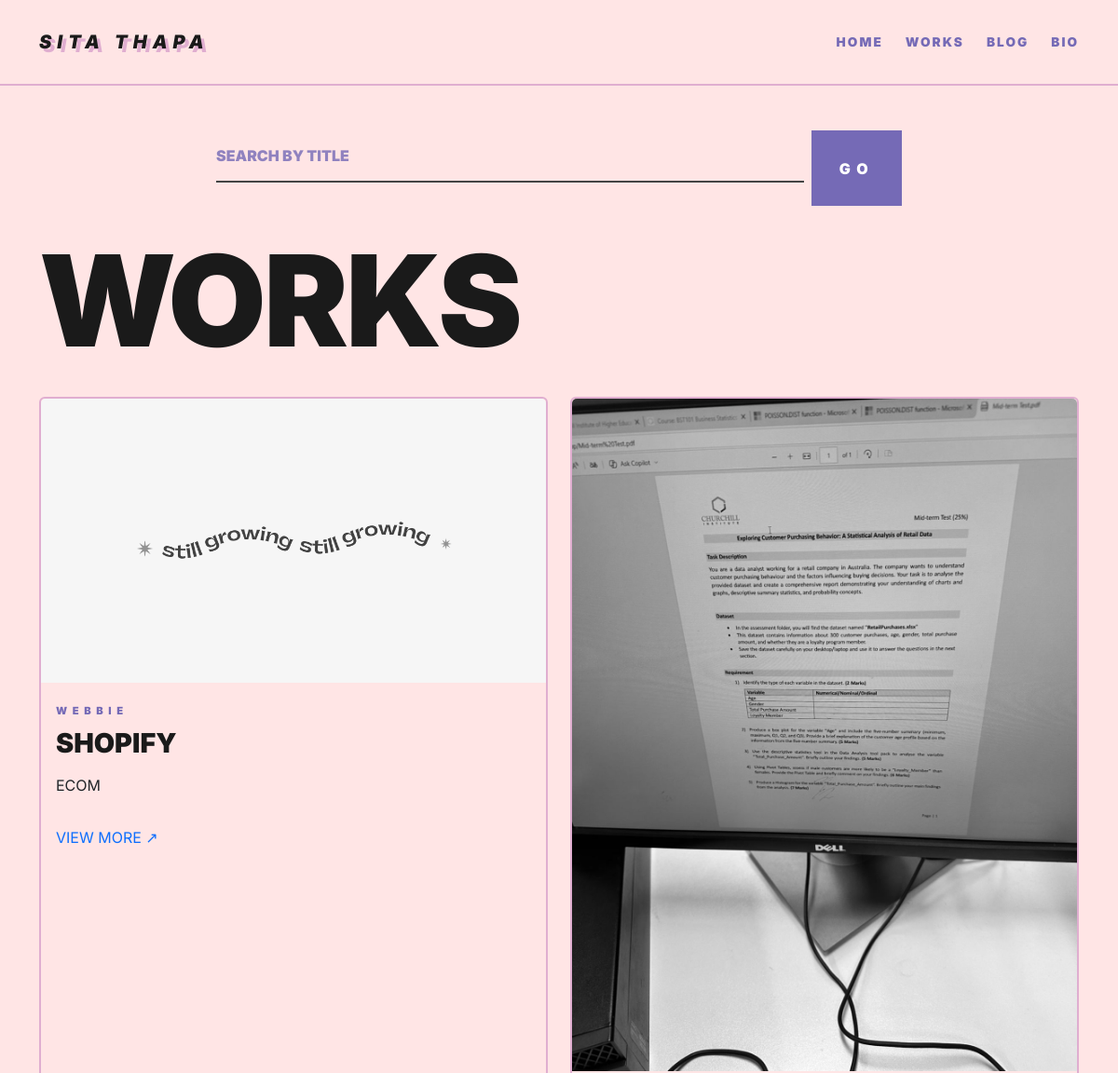
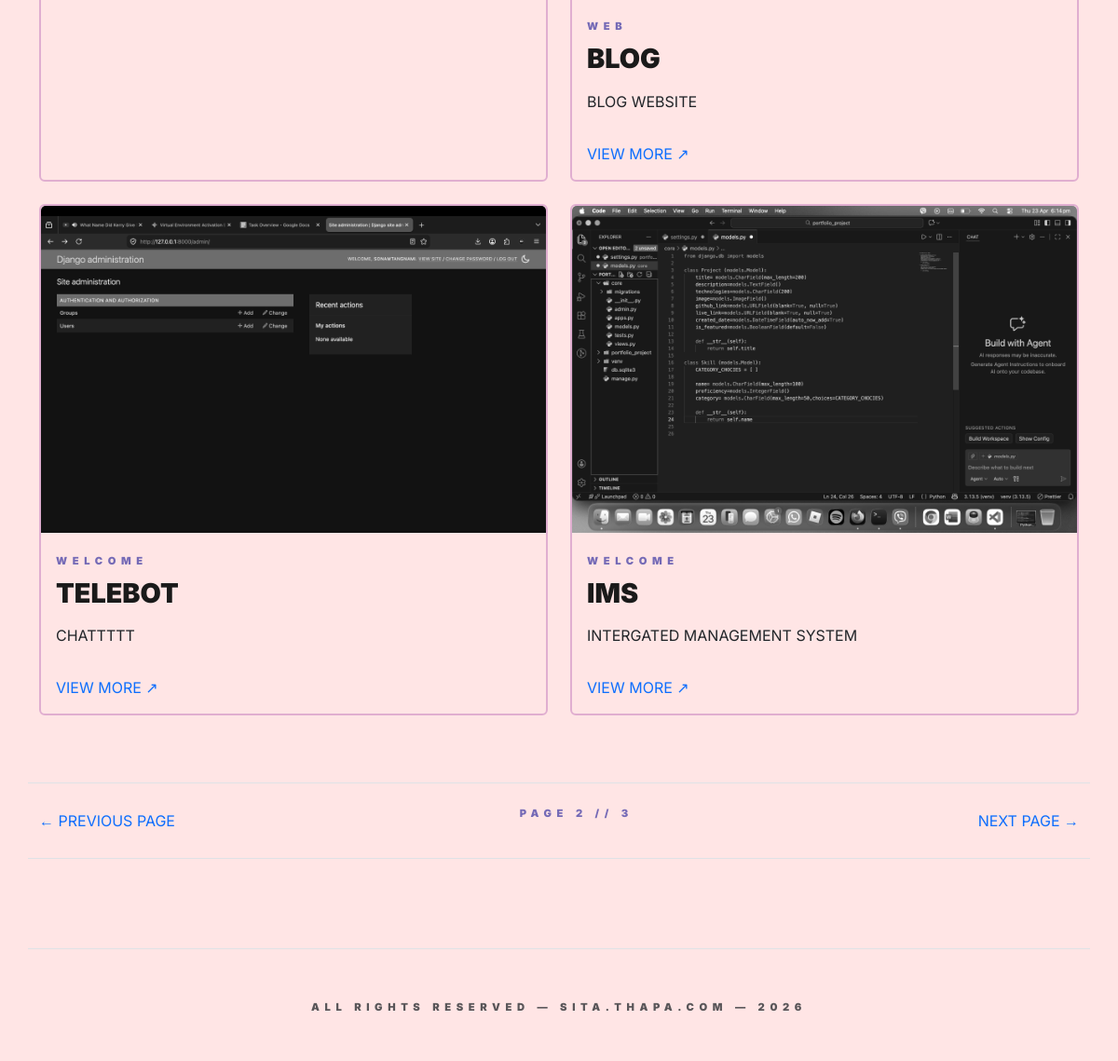
Screenshot of /projects/?page=2 with the database file from the repository (2 pictures, top to bottom).
### core/models.py (models this page shows, shortened)
class Project(models.Model):
    title = models.CharField(max_length=200)
    description = models.TextField()
    technologies = models.CharField(max_length=200)
    image = models.ImageField(upload_to='projects/')
    github_link = models.URLField(blank=True, null=True)
    live_link = models.URLField(blank=True, null=True)
    created_date = models.DateTimeField(auto_now_add=True)
    is_featured = models.BooleanField(default=False)

### core/views.py (the view)
# urls.py: path('projects/', views.projects, name='projects'),
def projects(request):
    query = request.GET.get('q')
    if query:
        project_list = Project.objects.filter(
            Q(title__icontains=query) | Q(technologies__icontains=query)
        ).order_by('-id')
    else:
        project_list = Project.objects.all().order_by('-id')
    paginator = Paginator(project_list, 4)
    page_number = request.GET.get('page')
    page_obj = paginator.get_page(page_number)
    return render(request, 'core/project_list.html', {
        'projects': page_obj,
        'query': query
    })

### core/templates/core/project_list.html (shortened to what this page needs)
{% extends 'core/base.html' %}
{% load static %}
{% block content %}
<div class="container py-5 f1-reveal">
    <div class="row mb-5">
        <div class="col-md-8 mx-auto text-center">
            <form action="{% url 'projects' %}" method="GET" class="d-flex">
                <input type="text"
                       name="q"
                       class="f1-input me-2"
                       placeholder="SEARCH BY TITLE"
                       value="{{ query|default:'' }}">
                <button type="submit" class="f1-btn" style="width: auto; padding: 0 30px;">GO</button>
            </form>
        </div>
    </div>
    <div class="chapter-header mb-5">
        <h1 class="hero-title">WORKS </h1>
    </div>
    <div class="row">
        {% for project in projects %}
        <div class="col-lg-6 mb-4">
            <div class="card h-100 f1-card" style="background: transparent; border: 2px solid var(--soft-pink);">
                {% if project.image %}
                    <img src="{{ project.image.url }}" class="card-img-top" alt="{{ project.title }}" style="filter: grayscale(1);">
                {% endif %}
                <div class="card-body">
                    <span class="tech-tag">{{ project.technologies }}</span>
                    <h2 class="project-title mt-2">{{ project.title|upper }}</h2>
                    <p class="mt-3">{{ project.description|truncatewords:20 }}</p>
                    <a href="{% url 'project_detail' project.id %}" class="f1-btn-sm d-inline-block mt-3 text-decoration-none">VIEW MORE ↗</a>
                </div>
            </div>
        </div>
        {% empty %}
        <div class="col-12 text-center py-5">
            <h3 class="tech-tag">NO SUCH PROJECTS FOUND/h3>
        </div>
        {% endfor %}
    </div>
    {% if projects.has_other_pages %}
    <div class="row mt-5">
        <div class="col-12 d-flex justify-content-between align-items-center border-top border-bottom py-4">
            <div>
                {% if projects.has_previous %}
                    <a href="?page={{ projects.previous_page_number }}{% if query %}&q={{ query }}{% endif %}" class="f1-btn-sm text-decoration-none">← PREVIOUS PAGE</a>
                {% endif %}
            </div>
            <div class="tech-tag">
                PAGE {{ projects.number }} // {{ projects.paginator.num_pages }}
            </div>
            <div>
                {% if projects.has_next %}
                    <a href="?page={{ projects.next_page_number }}{% if query %}&q={{ query }}{% endif %}" class="f1-btn-sm text-decoration-none">NEXT PAGE →</a>
                {% endif %}
            </div>
        </div>
    </div>
    {% endif %}
</div>
{% endblock %}

### static/css/custom.css (style rules this page uses)
:root { --primary-violet: #756AB6; --accent-lavender: #AC87C5; --soft-pink: #E0AED0; --bg-cream: #FFE5E5; --white: #ffffff; --black: #1a1a1a; --f1-ease: cubic-bezier(0.19, 1, 0.22, 1); }
body { background-color: var(--bg-cream); color: var(--black); font-family: 'Inter', sans-serif; text-transform: uppercase; overflow-x: hidden; margin: 0; padding: 0; }
.hero-title { font-weight: 900; font-size: clamp(3.5rem, 12vw, 8.5rem); line-height: 0.8; color: var(--black); letter-spacing: -0.02em; }
.tech-tag { color: var(--primary-violet); font-weight: 900; font-size: 0.7rem; letter-spacing: 0.5em; margin-bottom: 15px; }
.f1-reveal { animation: f1Snap 1.2s var(--f1-ease) both; }
.f1-card { background: transparent; cursor: pointer; }
.project-title { font-weight: 900; font-size: 1.8rem; margin-top: 20px; color: var(--black); transition: 0.4s var(--f1-ease); }
.f1-input { width: 100%; background: transparent; border: none; border-bottom: 2px solid #444; color: var(--white); padding: 15px 0; margin-bottom: 25px; font-weight: 900; transition: 0.3s; }
.f1-btn { background: var(--primary-violet); color: var(--white); border: none; padding: 20px; width: 100%; font-weight: 900; letter-spacing: 0.4em; transition: 0.4s; }
.f1-input::placeholder { color: var(--primary-violet); opacity: 0.8; }

### rows the page displays
Project: image (picture), technologies "WEBBIE", title "SHOPIFY", description "ECOM"
Project: image (picture), technologies "WEB", title "BLOG", description "BLOG WEBSITE"
Project: image (picture), technologies "WELCOME", title "TELEBOT", description "CHATTTTT"
Project: image (picture), technologies "WELCOME", title "IMS", description "INTERGATED MANAGEMENT SYSTEM"

### other values shown
{{ projects.number }} "2"
{{ projects.paginator.num_pages }} "3"
